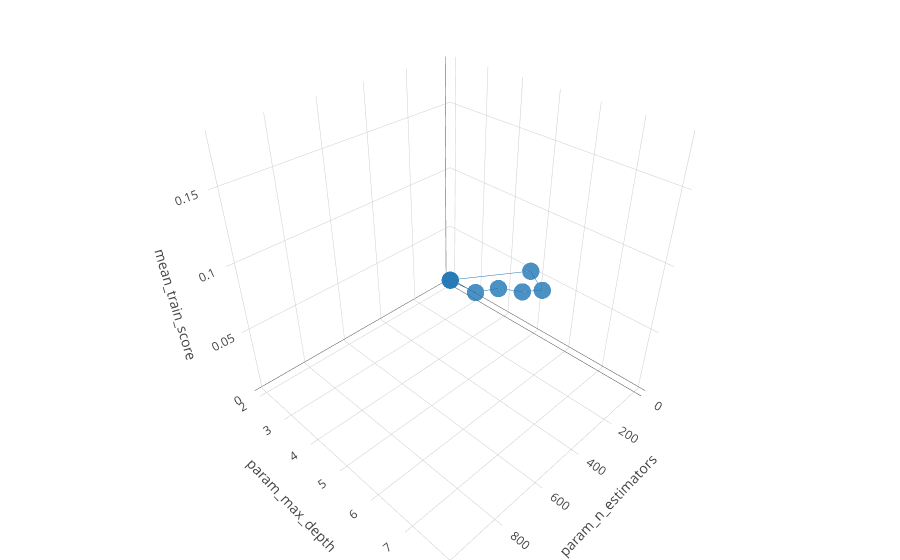

Notebook code for this chart:
### Code cell
import plotly.offline as offline
import plotly.graph_objs as go

offline.init_notebook_mode(connected=True)
#trace_1 = go.Scatter3d(x = model.cv_results_['param_n_estimators'], y = model.cv_results_['param_max_depth'], 
#                       z = model.cv_results_['mean_test_score'], mode='markers',
#                       marker = dict(size = 6, colorscale = 'Viridis', opacity= 0.8))

trace_1 = go.Scatter3d(x = param_range, y = param_depth, z = model.cv_results_['mean_train_score'], mode='lines+markers',
                       marker = dict(size = 6, colorscale = 'Viridis', opacity = 0.8), line = dict(color = '#1f77b4',width = 1))
data = [trace_1]
layout = go.Layout(margin = dict(l = 0, r = 0, b = 0, t = 0), title ='3D Plot',
                   scene = dict( xaxis = dict(title='param_n_estimators'), yaxis = dict(title='param_max_depth'), 
                                zaxis = dict( title='mean_train_score')))

fig = go.Figure(data = data, layout = layout)
offline.iplot(fig, filename = 'pandas-brownian-motion-3d', validate = False)

### Figure 1 — Plotly figure (JSON) as saved in the notebook; plotly's stock layout.template omitted (floating-point values rounded to 4 significant figures)
{"data": [{"line": {"color": "#1f77b4", "width": 1}, "marker": {"colorscale": "Viridis", "opacity": 0.8, "size": 6}, "mode": "lines+markers", "type": "scatter3d", "uid": "07f9d3be-bca7-4efa-8084-3604cd9ef802", "x": [5, 10, 50, 100, 200, 500, 1000], "y": [2, 3, 4, 5, 6, 7, 8, 9, 10], "z": [0.003753, 0.006736, 0.02906, 0.04548, 0.07073, 0.1247, 0.1771, 0.02352, 0.04548, 0.07392, 0.102, 0.1321, 0.1578, 0.185, 0.2112, 0.2309]}], "layout": {"margin": {"b": 0, "l": 0, "r": 0, "t": 0}, "scene": {"xaxis": {"title": "param_n_estimators"}, "yaxis": {"title": "param_max_depth"}, "zaxis": {"title": "mean_train_score"}}, "title": "3D Plot"}}
